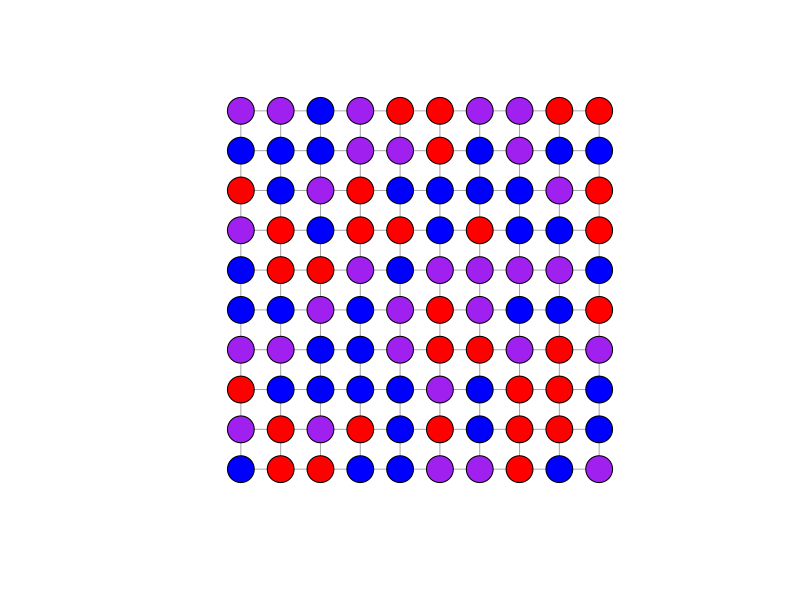
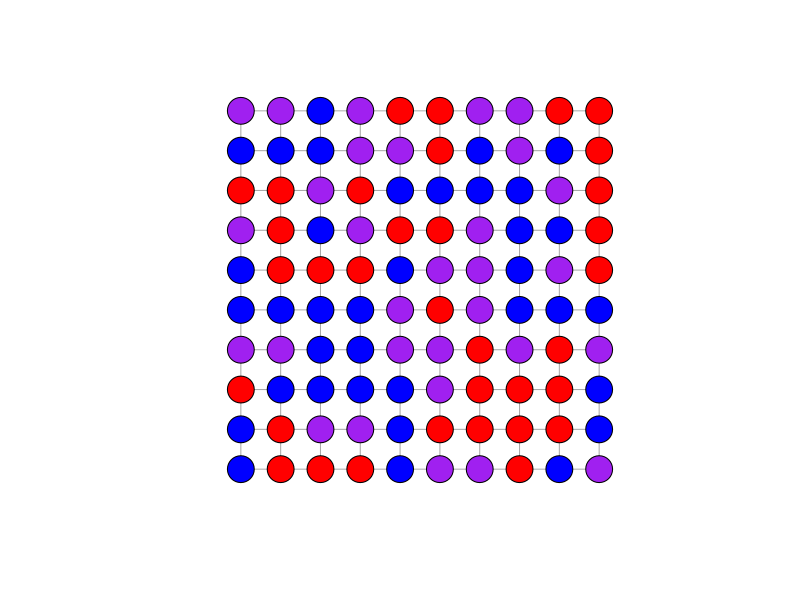
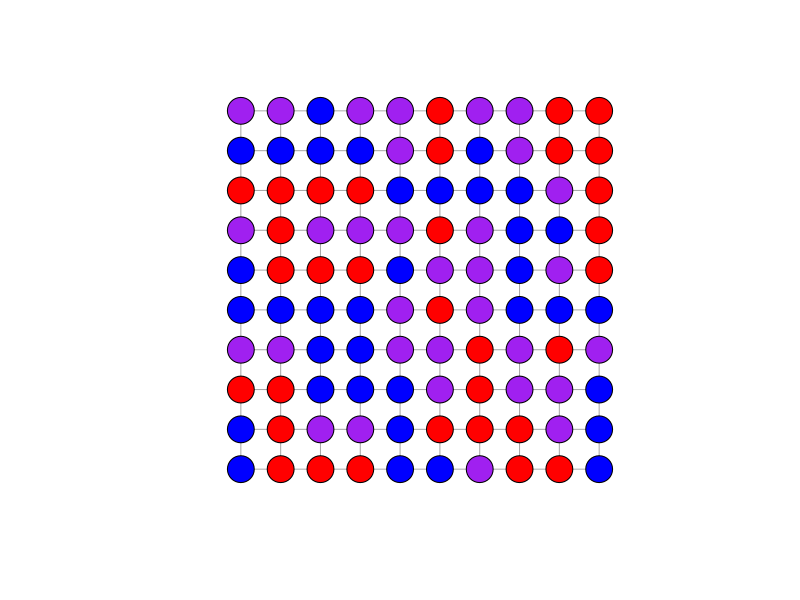
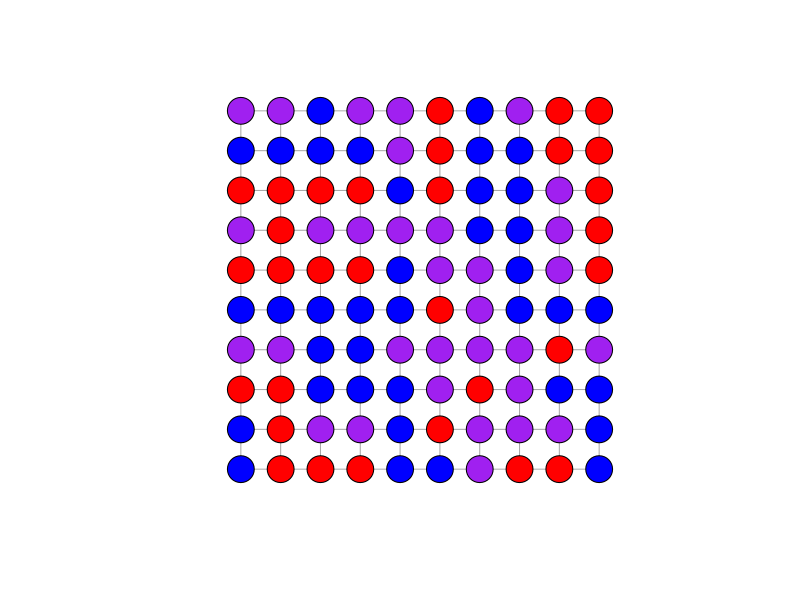
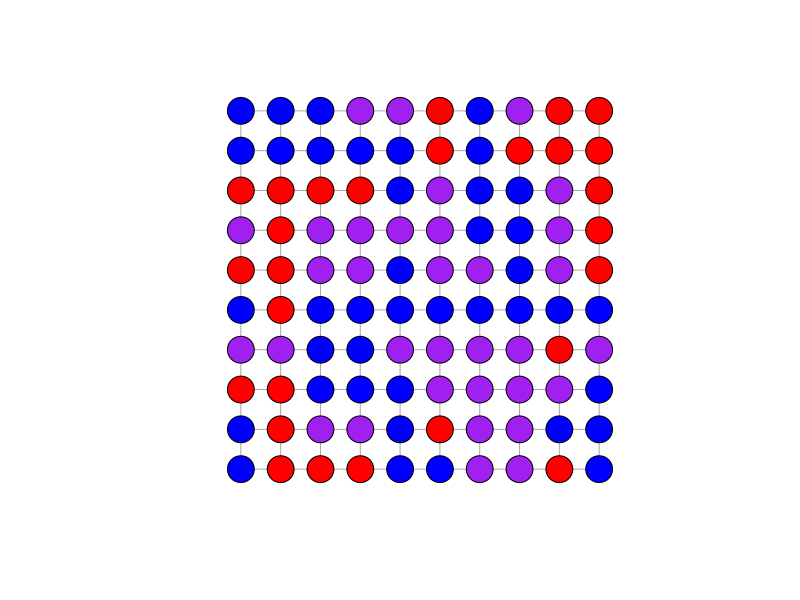
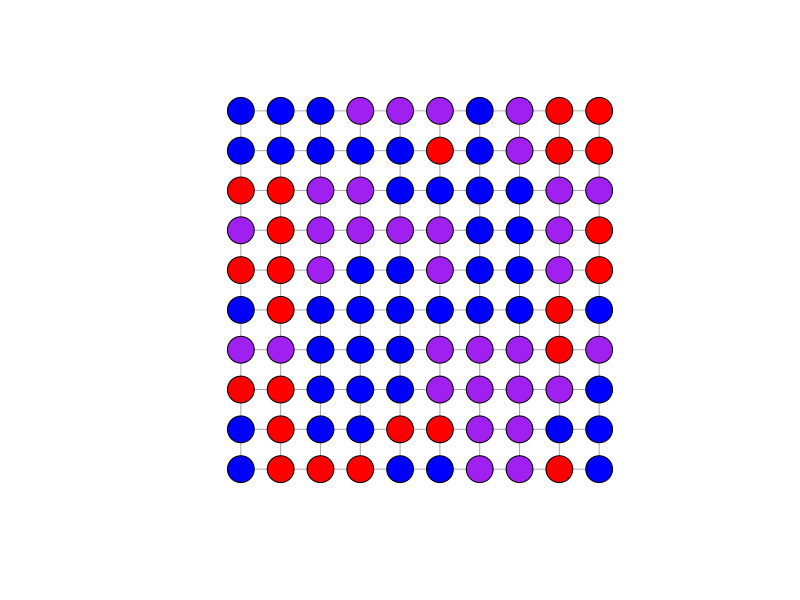
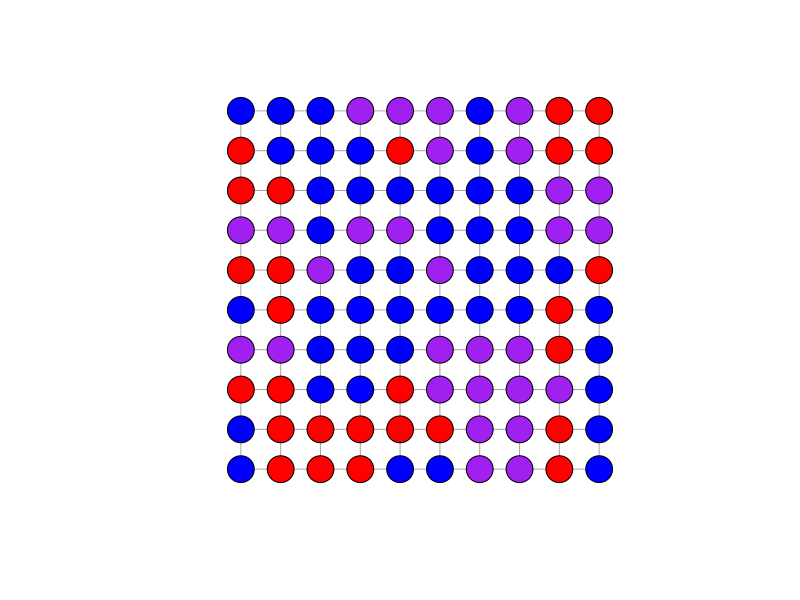
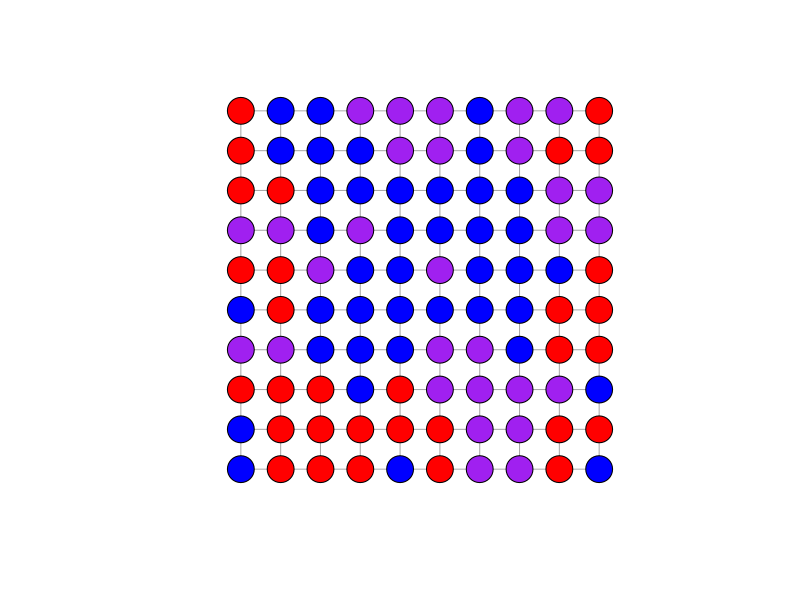

These charts were generated, in order, by the following R code:
## ---- chunk 1
# RMarkdown
knitr::opts_chunk$set(echo = TRUE)

# Packages
library(igraph)
library(reshape2)
library(ggplot2)
## ---- chunk 2
# Define function to simulate simple game 
simple_RPS <- function(n_rounds){
  
  # Define size of the lattice
  side_length <- 10 
  
  # Create an empty data.frame to store strategy frequencies
  strat_freq <- data.frame()
  
  # Create a lattice network using the igraph package
  l <- graph.lattice(length = side_length, dim = 2)
  
  # Every individual (vertices) chooses a strategy at random
  V(l)$weapon <- sample(c(1:3), size = length(V(l)), replace = T)
  
  # Colour the different options
  V(l)[weapon==1]$color <- "purple" # Paper
  V(l)[weapon==2]$color <- "blue" # Scissors (sapphire)
  V(l)[weapon==3]$color <- "red" # Rock
  
  # Initial arrangement: 
  plot(l,
       layout = as.matrix(expand.grid(1:side_length, 1:side_length)),
       vertex.label=NA)
  
  # Simulate n rounds
  for(t in 1:n_rounds){
    
    # Pick a random agent
    from <- as.numeric(sample(V(l), 1))
    # Find its neighbours
    nei <- neighbors(l, v = from, mode = 'all')
    
    # If there is only one weapon type left, then stop simulation 
    if(length(unique(V(l)$weapon))==1) {
      stop(paste(unique(V(l)$weapon),
                 'has won the game after',
                 t,
                 'rounds!'))
      } else {
        # If there are multiple weapon types then choose 1 of agent's neighbours
        to <- sample(nei, 1)
        from_to <- c(from, to)
        
        # Find both their weapon types
        w <- as.numeric(V(l)$weapon[from_to])
        
        # If both weapons are equal, nothing happens:
        if(w[1]==w[2]) {} else{
          
          # If one chooses Rock and the other Paper, Paper wins:
          if(max(w) == 3 && min(w) == 1) {
            V(l)$weapon[from_to[w==3]] <- "1" 
            }
          else{
            # For the two other cases, the better weapon wins:
            V(l)$weapon[from_to[w == min(w)]] <- V(l)$weapon[from_to[w == max(w)]]
            }
          }
        }
    
    # Record the frequency of each strategy for each round
    strat_freq <- rbind(strat_freq,
                        c(sum(V(l)$"weapon" == "1"),
                          sum(V(l)$"weapon" == "2"),
                          sum(V(l)$"weapon" == "3")))
    
    # Plot the lattice network every 25th round
    if(t %% 25 == 0){
      V(l)[weapon==1]$color <- "purple" # Paper
      V(l)[weapon==2]$color <- "blue" # Scissors
      V(l)[weapon==3]$color <- "red" # Rock
      
      plot(l,
           layout = as.matrix(expand.grid(1:side_length, 1:side_length)),
           vertex.label=NA)
      }
    }

# Viz changes over time 
names(strat_freq) <- c("Paper", "Scissors", "Rock")
s <- melt(strat_freq)
s$time <- 1:nrow(strat_freq)

ggplot(s, aes(x = time, y = value, col = variable)) + 
  geom_line() + 
  scale_y_continuous("Frequency") +
  scale_x_continuous("Time") +
  scale_color_discrete("Strategy") +
  theme_minimal() +
  theme(axis.title.y = element_text(angle = 0, vjust = 0.5))
}
## ---- chunk 3
# Play for 1000 rounds
simple_RPS(n_rounds = 1000)
